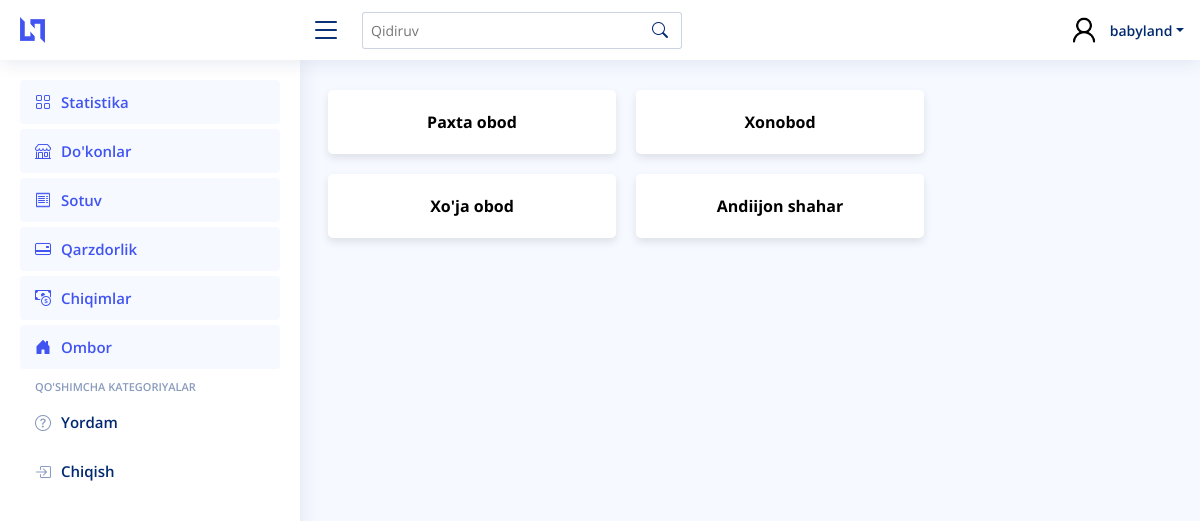
Page /province/1/regions/ (signed in) on the committed database.
### main_app/models.py (models this page shows, shortened)
class Regions(models.Model):
    name = models.CharField(max_length=250)
    province = models.ForeignKey(Province, on_delete=models.CASCADE, related_name="regions")

### main_app/views.py (the view)
# urls.py: path("province/<int:pk>/regions/", ProvinceDetailView.as_view(), name="province_detail"),
@method_decorator(login_required, name='dispatch')
class ProvinceDetailView(DetailView):
    template_name = "markets/regions.html"
    model = Province
    context_object_name = 'province'

### templates/markets/regions.html (shortened to what this page needs)
{% extends 'wrapper.html' %}
{% block content %}
<div class="row">
  {% if province.regions.all %}
    {% for i in province.regions.all %}
    <div class="card" style="width: 18rem;">
        <a href="{% url 'main_app:region_detail' i.id %}">
            <div class="card-body">
                {{ i.name }}
            </div>
        </a>
    </div>
    {% endfor %}
  {% endif %}
</div>
{% endblock content %}

### templates/wrapper.html (shortened to what this page needs)
<!DOCTYPE html>
{% load static %}
<html lang="en">
<head>
  <link href="{% static "assets/vendor/bootstrap/css/bootstrap.min.css" %}" rel="stylesheet">
  <link href="{% static 'assets/vendor/bootstrap-icons/bootstrap-icons.css' %}" rel="stylesheet">
  <link href="{% static 'assets/vendor/boxicons/css/boxicons.min.css' %}" rel="stylesheet">
  <link href="{% static 'assets/vendor/quill/quill.snow.css' %}" rel="stylesheet">
  <link href="{% static 'assets/vendor/quill/quill.bubble.css' %}" rel="stylesheet">
  <link href="{% static 'assets/vendor/remixicon/remixicon.css' %}" rel="stylesheet">
  <link href="{% static 'assets/vendor/simple-datatables/style.css' %}" rel="stylesheet">
  <link href="{% static 'assets/css/style.css' %}" rel="stylesheet">
</head>
<body>
  <header id="header" class="header fixed-top d-flex align-items-center">
    <div class="d-flex align-items-center justify-content-between">
      <a href="{% url 'main_app:main' %}" class="logo d-flex align-items-center">
        <img class="d-none d-lg-block" src="{% static 'assets/img/logo.png' %}" alt="">
      </a>
      <i class="bi bi-list toggle-sidebar-btn"></i>
    </div>
    <div class="search-bar">
      <form class="search-form d-flex align-items-center" method="POST">
        <input type="text" name="query" placeholder="Qidiruv" title="Enter search keyword">
        <button type="submit" title="Search" name="search"><i class="bi bi-search"></i></button>
      </form>
    </div>
    <nav class="header-nav ms-auto">
      <ul class="d-flex align-items-center">
        <li class="nav-item dropdown pe-3">
          <a class="nav-link nav-profile d-flex align-items-center pe-0" href="#" data-bs-toggle="dropdown">
            <img src="{% static 'assets/img/Sample_User_Icon (1).png' %}" alt="Profile" class="rounded-circle">
            <span class="d-none d-md-block dropdown-toggle ps-2">{{ request.user.username }}</span>
          </a>
        </li>
      </ul>
    </nav>
  </header>
  <aside id="sidebar" class="sidebar">
    <ul class="sidebar-nav" id="sidebar-nav">
      <li class="nav-item">
        <a class="nav-link " href="{% url 'main_app:main'%}">
          <i class="bi bi-grid"></i>
          <span>Statistika</span>
        </a>
      </li>
      <li class="nav-item">
        <a class="nav-link " href="{% url 'main_app:provinces'%}">
          <i class="bi bi-shop"></i>
          <span>Do'konlar</span>
        </a>
      </li>
      <li class="nav-item">
        <a class="nav-link " href="{% url 'main_app:sale'%}">
          <i class="bi bi-receipt"></i>
          <span>Sotuv</span>
        </a>
      </li>
      <li class="nav-item">
        <a class="nav-link " href="{% url 'main_app:debt'%}">
          <i class="bi bi-credit-card-2-back"></i>
          <span>Qarzdorlik</span>
        </a>
      </li>
      <li class="nav-item">
        <a class="nav-link " href="{% url 'expance_app:expance'%}">
          <i class="bi bi-cash-coin"></i>
          <span>Chiqimlar</span>
        </a>
      </li>
      <li class="nav-item">
        <a class="nav-link " href="{% url 'main_app:storage'%}">
          <i class="bi bi-house-door-fill"></i>
          <span>Ombor</span>
        </a>
      </li>
      <li class="nav-heading">Qo'shimcha Kategoriyalar</li>
      <li class="nav-item">
        <a class="nav-link collapsed"  href="http://t.me/Saidjalol10">
          <i class="bi bi-question-circle"></i>
          <span>Yordam</span>
        </a>
      </li>
      <ul class="nav">
        <li class="nav-item">
          <a id="logout-link" class="nav-link collapsed" href="#">
            <i class="bi bi-box-arrow-in-right"></i>
            <span>Chiqish</span>
          </a>
        </li>
      </ul>
    </ul>
  </aside>
  <main id="main" class="main">
        {% block content %} {% endblock content %}
  </main>
</body>
</html>

### staticfiles/assets/css/style.css (style rules this page uses)
:root { scroll-behavior: smooth; }
body { font-family: "Open Sans", sans-serif; background: #f6f9ff; color: #444444; }
a { color: #4154f1; text-decoration: none; }
#main { margin-top: 60px; padding: 20px 30px; transition: all 0.3s; }
.card { margin-bottom: 30px; border: none; border-radius: 5px; box-shadow: 0px 0 30px rgba(1, 41, 112, 0.1); }
.card-body { padding: 0 20px 20px 20px; }
.logo { line-height: 1; }
@media (min-width: 1200px) { .logo { width: 280px; } }
.logo img { max-height: 26px; margin-right: 6px; }
.header { transition: all 0.5s; z-index: 997; height: 60px; box-shadow: 0px 2px 20px rgba(1, 41, 112, 0.1); background-color: #fff; padding-left: 20px; }
.header .toggle-sidebar-btn { font-size: 32px; padding-left: 10px; cursor: pointer; color: #012970; }
.header .search-bar { min-width: 360px; padding: 0 20px; }
.header .search-form { width: 100%; }
.header .search-form input { border: 0; font-size: 14px; color: #012970; border: 1px solid rgba(1, 41, 112, 0.2); padding: 7px 38px 7px 8px; border-radius: 3px; transition: 0.3s; width: 100%; }
.header .search-form button { border: 0; padding: 0; margin-left: -30px; background: none; }
.header .search-form button i { color: #012970; }
.header-nav ul { list-style: none; }
.header-nav>ul { margin: 0; padding: 0; }
.header-nav .nav-profile { color: #012970; }
.header-nav .nav-profile img { max-height: 36px; }
.header-nav .nav-profile span { font-size: 14px; font-weight: 600; }
.sidebar { position: fixed; top: 60px; left: 0; bottom: 0; width: 300px; z-index: 996; transition: all 0.3s; padding: 20px; overflow-y: auto; scrollbar-width: thin; scrollbar-color: #aab7cf transparent; box-shadow: 0px 0px 20px rgba(1, 41, 112, 0.1); background-color: #fff; }
@media (min-width: 1200px) { #main, #footer { margin-left: 300px; } }
.sidebar-nav { padding: 0; margin: 0; list-style: none; }
.sidebar-nav li { padding: 0; margin: 0; list-style: none; }
.sidebar-nav .nav-item { margin-bottom: 5px; }
.sidebar-nav .nav-heading { font-size: 11px; text-transform: uppercase; color: #899bbd; font-weight: 600; margin: 10px 0 5px 15px; }
.sidebar-nav .nav-link { display: flex; align-items: center; font-size: 15px; font-weight: 600; color: #4154f1; transition: 0.3; background: #f6f9ff; padding: 10px 15px; border-radius: 4px; }
.sidebar-nav .nav-link i { font-size: 16px; margin-right: 10px; color: #4154f1; }
.sidebar-nav .nav-link.collapsed { color: #012970; background: #fff; }
.sidebar-nav .nav-link.collapsed i { color: #899bbd; }

### templates/markets/regions.html (style rules this page uses)
.card { margin: 10px; cursor: pointer; transition: all 0.3s ease-in-out; box-shadow: 0 4px 8px rgba(0, 0, 0, 0.1); }
.card .card-body { display: flex; padding-top: 20px; justify-content: center; align-items: center; color: black; font-weight: 700; }

### rows in the picture
Regions: name "Paxta obod"
Regions: name "Xonobod"
Regions: name "Xo'ja obod"
Regions: name "Andiijon shahar"

### other values in the picture
{{ request.user.username }} "babyland"
